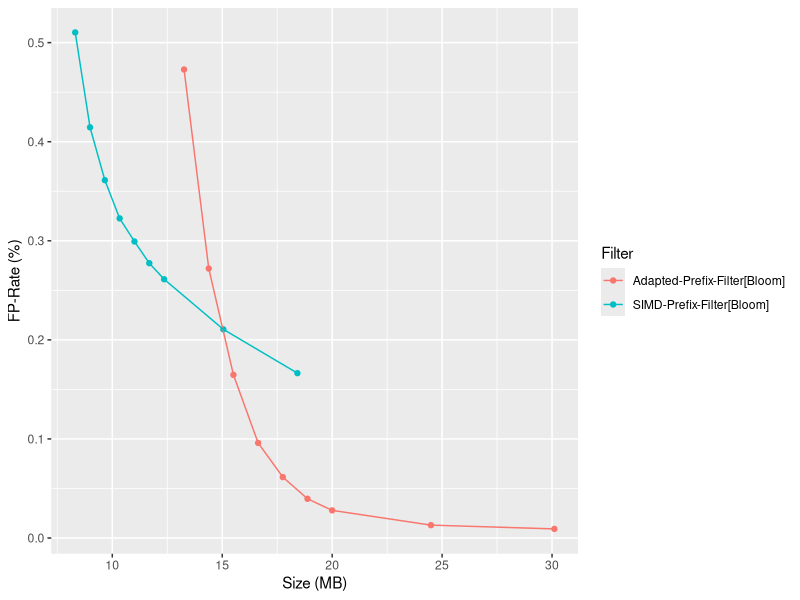

Recreate this plot in R.
library(tidyverse)

simd <- read_csv("tables/dynamic_size_fp_rates_simd.csv")
adapted <- read_csv("tables/dynamic_size_fp_rates_adapted.csv")

simd <- simd |>
  mutate(size_in_mbytes=size / 10**6) |>
  mutate(fp_rate_in_percent= fp_rate*100)

adapted <- adapted |>
  mutate(size_in_mbytes=size / 10**6) |>
  mutate(fp_rate_in_percent= fp_rate*100)

all <- rbind(simd, adapted)

graph <- ggplot(all, aes(x = size_in_mbytes, y = fp_rate_in_percent, group=name, color=name)) +
  geom_point() + geom_line() +
  labs(y="FP-Rate (%)", x="Size (MB)", color="Filter")

graph
